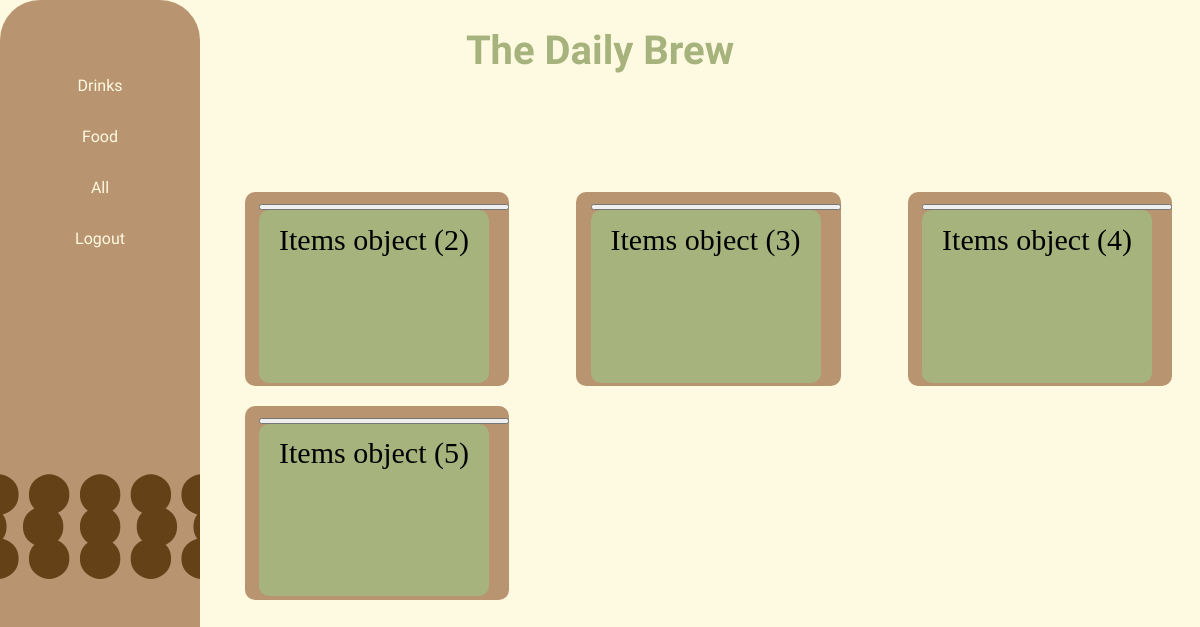
The app's page /storefront/ with its own data.
### app/models.py (models this page shows)
class Items(models.Model):
    price = models.DecimalField(max_digits=10, decimal_places=2)
    quantity = models.DecimalField(max_digits=10, decimal_places=2)
    description = models.CharField(max_length=100)

### app/views.py (the view)
# urls.py: path('storefront/', storefront_page, name = "storefront"),
def storefront_page(request:HttpRequest):
    store_items = Items.objects.all()
    context = {'items': store_items}
    return render(request, "storefront.html", context)

### app/templates/storefront.html (shortened to what this page needs)
{% extends 'base.html' %}
{% load static %}
{% block content %}
<body style="text-align: center;">
    <div>
        <ul class="navbar">
            <li><a href="#">Drinks</a></li>
            <li><a href="#">Food</a></li>
            <li><a href="#">All</a></li>
            <li><a href="{% url 'logout' %}">Logout</a></li>
        <div class=" flex-boba3">
            <li class="boba-layer3" style="color: #644117">⬤</li>
            <li class="boba-layer3" style="color: #644117">⬤</li>
            <li class="boba-layer3" style="color: #644117">⬤</li>
            <li class="boba-layer3" style="color: #644117">⬤</li>
            <li class="boba-layer3" style="color: #644117">⬤</li>
        </div>
        <div class=" flex-boba2">
            <li class="boba-layer2" style="color: #644117">⬤</li>
            <li class="boba-layer2" style="color: #644117">⬤</li>
            <li class="boba-layer2" style="color: #644117">⬤</li>
            <li class="boba-layer2" style="color: #644117">⬤</li>
            <li class="boba-layer2" style="color: #644117">⬤</li>
        </div>
        <div class="flex-boba">
            <li class="boba-layer1" style="color: #644117">⬤</li>
            <li class="boba-layer1" style="color: #644117">⬤</li>
            <li class="boba-layer1" style="color: #644117">⬤</li>
            <li class="boba-layer1" style="color: #644117">⬤</li>
            <li class="boba-layer1" style="color: #644117">⬤</li>
        </div>
            </div>
    <h1 class="company">The Daily Brew</h1>
    <div class="items">
        {% for item in items%}
            <div class="item-box" id="item-box">
                <button id="button"></button>
                <div class="item-box-inner">{{item}}</div><div class="item-desc" id="item-desc">{{item.description}}</div></div>
        {% endfor %}
    </div>
</body>
{% endblock content %}

### app/static/css/style.css (style rules this page uses)
body { background-color: hsl(52, 94%, 94%); }
.company { font-family: 'Rubik Bubbles', cursive; text-align: center; font-size: 40px; color: #a6b37d; }
.navbar { list-style-type: none; margin: 0; padding: 0; width: 200px; background-color: #b99470; border-radius: 40px; position: fixed; overflow: auto; display: flex; flex-direction: column; height: 100vh; padding-top: 5%; top: 0%; left: 0%; }
.navbar li, a { display: block; color: #fefae0; padding: 8px 16px; text-decoration: none; text-align: center; font-family: rubik bubbles, sans-serif }
.flex-boba { display: flex; flex-direction: row; justify-content: center; margin-top: -5px; }
.flex-boba2 { display: flex; flex-direction: row; justify-content: center; margin-bottom: -3px; }
.flex-boba3 { display: flex; flex-direction: row; justify-content: center; margin-top:209px; margin-bottom: -8px; }
.boba-layer1 { font-size: 40px; font-family: 'Rubik Bubbles', cursive; margin: -13px; }
.boba-layer2 { font-size: 40px; font-family: 'Rubik Bubbles', cursive; margin: -10px; }
.boba-layer3 { font-size: 40px; font-family: 'Rubik Bubbles', cursive; margin: -13px; }
.items { margin-top: 10%; display: grid; grid-template-columns: repeat(3, 1fr); grid-gap: 5%; margin-left: 20%; }
.item-box { padding-left: 5%; display: flex; flex-direction: column; justify-content: center; background-color: #b99470; border-style: solid; border-radius: 10px; width: 250px; height: 180px; border: black; padding-top: 4%; font-size: 30px; padding-bottom:1%; }
.item-box-inner { display: flex; justify-content: center; background-color: #a6b37d; border-style: solid; border-radius: 10px; width: 230px; height: 160px; border: black; padding-top: 5%; font-size: 30px; }
.boba-layer1,.boba-layer2,.boba-layer3 hover { animation: gelatine .5s infinite; }

### records on screen
Items: id "Items object (2)"
Items: id "Items object (3)"
Items: id "Items object (4)"
Items: id "Items object (5)"
